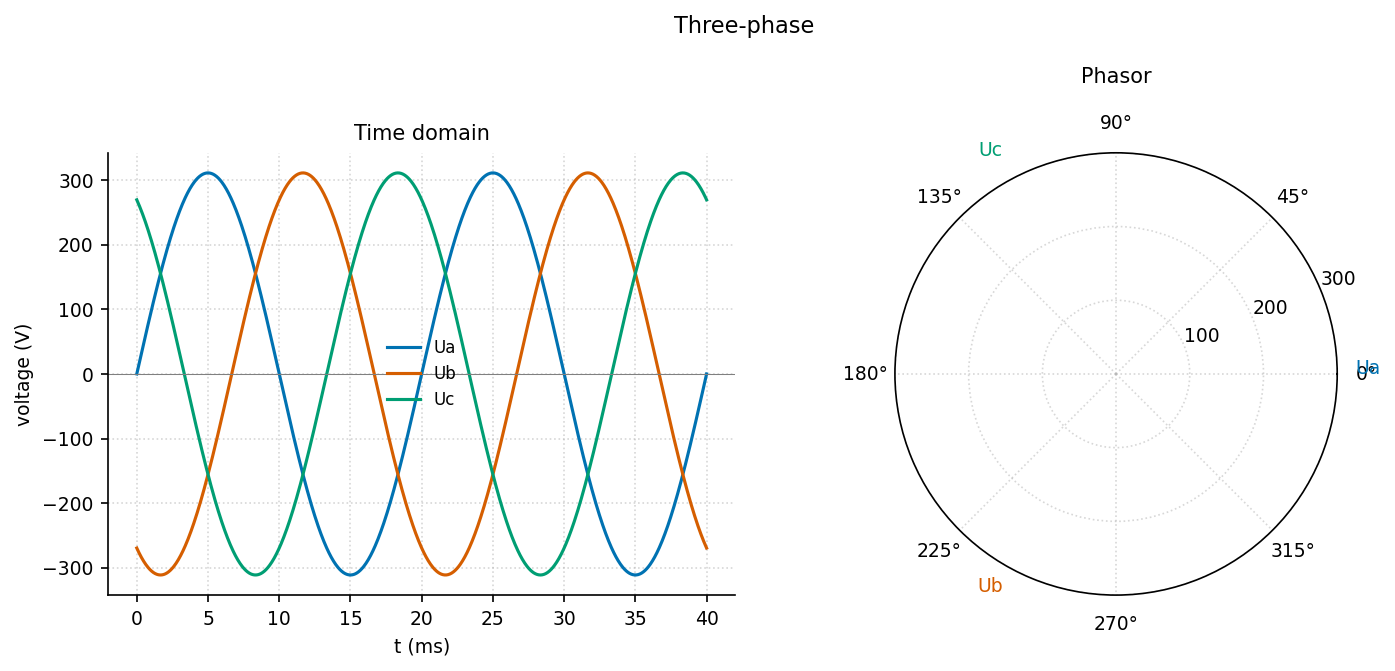

The script that saved this image:
"""three_phase_waveform: 三相正弦电压时域 + 相量图."""
import sys, os; sys.path.insert(0, os.path.join(os.path.dirname(os.path.abspath(__file__)), '..', '..', '_utils', 'python'))
import numpy as np
import matplotlib.pyplot as plt
from theme import apply_theme
from palette import cycle

def make_figure(f=50, Um=311, title='Three-phase'):
    apply_theme(fig_size=(10, 4.5))
    t = np.linspace(0, 0.04, 1000)
    ua = Um*np.sin(2*np.pi*f*t)
    ub = Um*np.sin(2*np.pi*f*t - 2*np.pi/3)
    uc = Um*np.sin(2*np.pi*f*t + 2*np.pi/3)
    fig = plt.figure()
    ax1 = fig.add_subplot(1, 2, 1)
    for i, (u, lab) in enumerate(zip([ua, ub, uc], ['Ua', 'Ub', 'Uc'])):
        ax1.plot(t*1000, u, color=cycle(i), label=lab)
    ax1.axhline(0, color='gray', linewidth=0.5)
    ax1.set_xlabel('t (ms)'); ax1.set_ylabel('voltage (V)')
    ax1.set_title('Time domain'); ax1.legend(); ax1.grid(True, linestyle=':', alpha=0.5)
    ax2 = fig.add_subplot(1, 2, 2, projection='polar')
    for i, (ang, lab) in enumerate(zip([0, -2*np.pi/3, 2*np.pi/3], ['Ua', 'Ub', 'Uc'])):
        ax2.annotate('', xy=(ang, Um), xytext=(0, 0),
                     arrowprops=dict(arrowstyle='->', color=cycle(i), lw=2))
        ax2.text(ang, Um*1.1, lab, ha='center', color=cycle(i))
    ax2.set_rticks([100, 200, 300]); ax2.set_title('Phasor', pad=15)
    fig.suptitle(title); fig.tight_layout()
    return fig

if __name__ == '__main__':
    fig = make_figure(); fig.savefig(__file__.replace('.py', '.png'), dpi=150)
